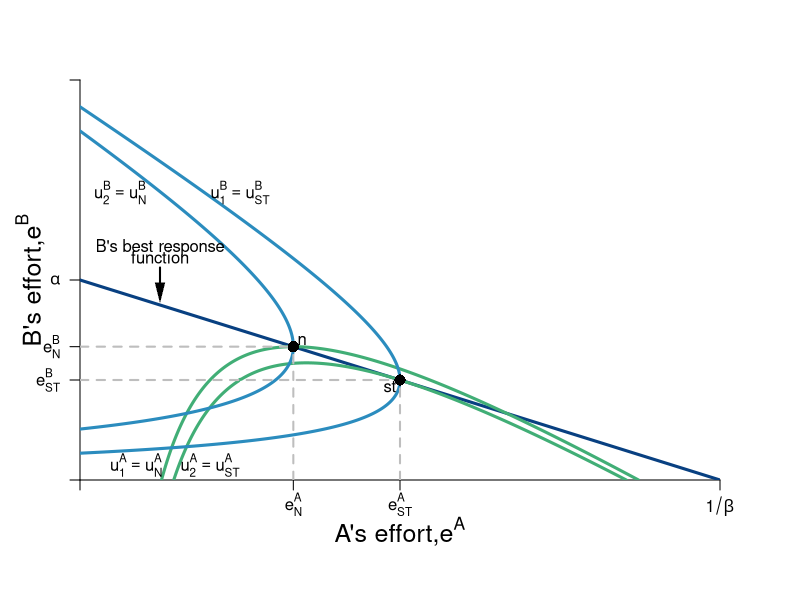

Write R code to recreate this figure.
require(shape)
pdf(file = "coordination_failures/coord_stackelberg.pdf", width = 9, height = 7)

#Set parameters for graphics
axislabelsize <- 1.5
graphlinewidth <- 3
segmentlinewidth <- 2

COL <- c("#7fc97f", "#beaed4", "#fdc086", "#ffff99", "#386cb0", "#f0027f", "#bf5b17", "#666666")
COLA <- c("#99d8c9","#66c2a4","#41ae76", "#238b45", "#005824")
COLB <- c("#4eb3d3", "#2b8cbe", "#0868ac","#084081")

par(mar =  c(6, 4, 4, 4))

uA <- function(ea, eb, alpha = 16, beta = 1/32) {
  alpha*(1 - beta*eb)*ea - 0.5*(ea)^2
}

uB <- function(ea, eb, alpha = 16, beta = 1/32) {
  alpha*(1 - beta*ea)*eb - 0.5*(eb)^2
}

brfB <- function(ea, alpha = 16, beta = 1/32) {
  alpha*(1 - beta*ea)
}

brfA <- function(ea, alpha = 16, beta = 1/32) {
  (alpha - ea)/(alpha * beta)
}

brfPE <- function(ea, alpha = 16, beta = 1/12) {
  alpha*(1 - beta*ea)
}

indiffeA <- function(ea, alpha = 16, beta = 1/48, uA = 46.08) {
  1/beta - (0.5*ea)/(alpha*beta) - uA/(alpha*beta*ea)
}

indiffB <- function(eb, alpha = 16, beta = 1/48, uB = 46.08) {
  (alpha*eb - uB - 0.5*eb^2)/(alpha*beta*eb)
}

indiffB2 <- function(ea, alpha = 16, beta = 1/48, uB = 46.08) {
  sqrt(alpha^2*(beta*ea - 1)^2 - 2*uB) - alpha*beta*ea + alpha
}

indiffB3 <- function(ea, alpha = 16, beta = 1/48, uB = 46.08) {
  -sqrt(alpha^2*(beta*ea - 1)^2 - 2*uB) - alpha*beta*ea + alpha
}


#Input into Wolfram Alpha: solve for x y = 1/b - (0.5*x)/(a*b) - u/(a*b*x)

# indiffAlowB <- function(eb, alpha = 16, beta = 1/24, uA = 46.08) {
#   0.5*(-sqrt((2*alpha*beta*eb - 2*alpha)^2 - 8*uA)) - 2*alpha*beta*eb + 2*alpha
# }
# 
# indiffAlow <- function(ea, alpha = 16, beta = 1/24, uA = 46.08) {
#   0.5*(-sqrt((2*alpha*beta*ea - 2*alpha)^2 - 8*uA)) - 2*alpha*beta*ea + 2*alpha
# }
# 
# indiffAgain <- function(ea, alpha = 16, beta = 1/24, uA = 46.08) {
#   (-2*alpha*ea +2*uA + ea^2 )/ ( 2 * alpha * beta * ea)
# }

xlims <- c(0, 32)
ylims <- c(0, 32)

npts <- 501 
x <- seq(xlims[1], xlims[2], length.out = npts)
y <- seq(ylims[1], ylims[2], length.out = npts) 
a <- c(56.88889, 64)
b <- c(32, 56.88889)

plot(0, 0, xlim = xlims, ylim = ylims, type = "n",
     xlab = expression(paste("")),
     ylab = expression(paste("")), 
     xaxt = "n", 
     yaxt = "n", 
     cex.lab = axislabelsize, 
     bty = "n",
     xaxs="i", 
     yaxs="i")

# ticksy <- seq(from = 0, to = ylims[2], by = 2)
# ylabels <- seq(from = 0, to = ylims[2], by = 2)
# ticksx <- seq(from = 0, to = xlims[2], by = 2)
# xlabels <- seq(from = 0, to = xlims[2], by = 2)
ticksy <- c(0, 8, 10.66667, 16, 32)
ylabels <- c(NA, expression(paste(e[ST]^{B})), expression(paste(e[N]^{B})), expression(paste(alpha)), NA)
ticksx <- c(0, 10.66667, 16, 32)
xlabels <- c(NA, expression(paste(e[N]^{A})), expression(paste(e[ST]^{A})), expression(1/paste(beta)))


axis(1, at = ticksx, pos = 0, labels = xlabels)
axis(2, at = ticksy, pos = 0, labels = ylabels, las = 1)

npts <- 500 
xx1 <- seq(xlims[1], xlims[2], length.out = npts)


#I need something like xx1 with npts for 
# xpoly1 <- seq(from = 4.1, to = 9.6, length.out = 500)
# ypoly1 <- indiffA(xpoly1, uA = 46.08, alpha = 16, beta = 1/24)
# ypoly2 <- indiffB3(xpoly1, uB = 46.08, alpha = 16, beta = 1/24)
# polygon(x = c(xpoly1, rev(xpoly1)), y = c(ypoly1, rev(ypoly2)), col=COL[4], density=NULL, border = NA)

# segments(16, 0,  13.71429, 11.42857, lty = 2, col = "gray" , lwd = segmentlinewidth)
# segments( 0, 11.42857,  13.71429, 11.42857, lty = 2, col = "gray" , lwd = segmentlinewidth)
# points(13.71429, 11.42857, pch = 16, col = "black", cex = 1.5)
# text(14.2, 12, expression(paste("st")))



#lines(xx1, brfA(xx1, alpha = 16, beta = 1/32), col = COLA[4], lwd = graphlinewidth, lty = 2)
lines(xx1, brfB(xx1, alpha = 16, beta = 1/32), col = COLB[4], lwd = graphlinewidth)


#persp(x, y, outer(x, y, u), ticktype="detailed") 
contour(y, x, 
        outer(x, y, uA),
        #labels = c("v1", "v2", "v3"),
        drawlabels = FALSE,
        col = COLA[3],
        #xlab = expression(paste("A's Apples, ", x)),
        #ylab = expression(paste("A's Oranges, ", y)),
        #cex.lab = axislabelsize,
        lwd = graphlinewidth,
        levels = a, 
        xaxs="i", 
        yaxs="i", 
        add = TRUE) 

mtext(expression(paste("A's effort,", e^A)), side=1, line = 2.5, cex = axislabelsize)
text(-2.5, 16, expression(paste("B's effort,", e^B)), xpd = TRUE, cex = axislabelsize, srt = 90) 

#Add arrows:
#arrows(-0.8, 10, -0.8, 14, xpd = TRUE, length=0.1,angle=40,lwd=3)
#arrows(6.2, -1.7, 9, -1.7, xpd = TRUE, length=0.1,angle=40,lwd=3)


contour(x, y, 
        outer(x, y, uB),
        #labels = c("v1", "v2", "v3"),
        drawlabels = FALSE,
        col = COLB[2],
        #xlab = expression(paste("")),
        #ylab = expression(paste("")),
        lwd = graphlinewidth,
        levels = b, 
        add = TRUE
        #xaxs="i", 
        #yaxs="i"
) 


#segments(4.11765, 6.17647, 5.88, 8.88, lty = 1, col = COL[2] , lwd = graphlinewidth)
#text(7.3, 3, expression("Pareto Efficient"))
#text(7.3, 2.5, expression("Curve"))
#Arrows(7.3, 3.5, 7.3, 6.1, col = "black", lty = 1, lwd = 2, arr.type = "triangle", arr.lwd = 0.5)

#Label the iso-welfare functions for the HG, Aisha
text(2.8, 1.2, expression(u[1]^A==u[N]^{A}))
text(6.5, 1.2, expression(u[2]^A==u[ST]^{A}))
# text(5.5, 1.5, expression(u[3]^A))
#text(6.6, 8.3, expression(u[4]^A))

#Label the indifference curves for the HG, Betty
text(2, 23, expression(u[2]^B==u[N]^{B}))
text(8, 23, expression(u[1]^B==u[ST]^{B}))
# text(6, 17, expression(u[3]^B))
#text(3.4, 6.9, expression(v[4]^B))

#Label point i. 
segments(10.66667, 0,  10.66667, 10.66667, lty = 2, col = "gray", lwd = segmentlinewidth)
segments( 0, 10.66667,  10.66667, 10.66667, lty = 2, col = "gray", lwd = segmentlinewidth)
points(10.66667, 10.66667, pch = 16, col = "black", cex = 1.5)
#text(13, 13, expression(paste("Nash Equilibrium")))
text(11.1, 11.2, expression(paste("n")))

#Annotate Pareto Efficient Curve and relevant points
#segments(8, 6, 6, 8, lty = 1, col = COL[2] , lwd = graphlinewidth)
#points(6, 8, pch = 16, col = "black", cex = 1.5)
#text(6, 8.5, expression(paste("g")))

#points(8, 6, pch = 16, col = "black", cex = 1.5)
#text(7, 7.5, expression(paste("i")))

#points(7, 7, pch = 16, col = "black", cex = 1.5)
#text(8, 6.5, expression(paste("f")))

#points(5.84, 8.77, pch = 16, col = "black", cex = 1.5)

#B's brf
text(4, 18.6, expression(paste("B's best response")))
text(4, 17.8, expression(paste("function")))
Arrows(4, 17, 4, 15, col = "black", lty = 1, lwd = 2, arr.type = "triangle", arr.lwd = 0.5)

#A's brf
# text(15.5, 4, expression(paste("A's best response")))
# text(15.5, 3.5, expression(paste("function")))
# Arrows(15.5, 3, 15.5, 1.5, col = "black", lty = 1, lwd = 2, arr.type = "triangle", arr.lwd = 0.5)

segments(16, 0,  16, 8, lty = 2, col = "gray", lwd = segmentlinewidth)
segments( 0, 8,  16, 8, lty = 2, col = "gray", lwd = segmentlinewidth)
points(16, 8, pch = 16, col = "black", cex = 1.5)
text(15.5, 7.5, expression(paste("st")))


dev.off()
